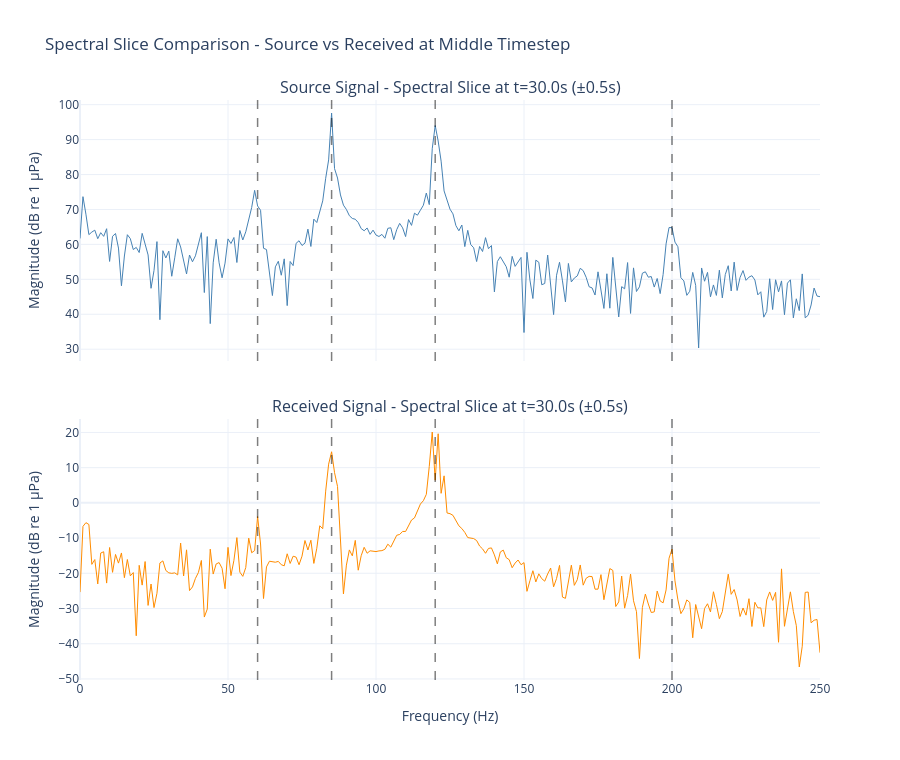

The notebook cell saved with this chart:
### Markdown cell above
## 17. Compare Spectral Slices: Source vs Received

Extract 1-second spectral slices at the middle timestep (t=30s) and compare source and received signal spectra. This reveals propagation effects:

- **Transmission loss**: Reduction in amplitude at all frequencies
- **Frequency-dependent attenuation**: Higher frequencies may be attenuated more
- **Spectral distortion**: Changes in relative tonal amplitudes due to multipath interference

Both spectra use proper FFT scaling (`2.0/N` factor) for amplitude in dB re 1 µPa.

### Code cell
# Calculate middle timestep
middle_timestep_idx = SIM_PARAMS["num_steps"] // 2
timestep_duration_s = SIM_PARAMS["time_interval"].total_seconds()
middle_time_s = middle_timestep_idx * timestep_duration_s

# Extract 1-second slice around middle time
slice_duration_s = 1.0
slice_half_duration_s = slice_duration_s / 2
slice_start_time_s = middle_time_s - slice_half_duration_s
slice_end_time_s = middle_time_s + slice_half_duration_s

slice_start_sample = int(slice_start_time_s * SIGNAL_PARAMS["sampling_rate_hz"])
slice_end_sample = int(slice_end_time_s * SIGNAL_PARAMS["sampling_rate_hz"])

source_slice = source_signal[slice_start_sample:slice_end_sample]
received_slice = continuous_signal[slice_start_sample:slice_end_sample]

# Compute FFT with correct scaling
source_slice_real = np.real(source_slice)
received_slice_real = np.real(received_slice)

freq_spectrum_source_slice = np.fft.rfft(source_slice_real)
freq_spectrum_received_slice = np.fft.rfft(received_slice_real)
freq_axis_slice = np.fft.rfftfreq(len(source_slice_real), 1 / SIGNAL_PARAMS["sampling_rate_hz"])

N_slice = len(source_slice_real)
spectrum_amplitude_source_slice = np.abs(freq_spectrum_source_slice) * (2.0 / N_slice)
spectrum_amplitude_received_slice = np.abs(freq_spectrum_received_slice) * (2.0 / N_slice)

spectrum_magnitude_db_source_slice = 20 * np.log10(spectrum_amplitude_source_slice + 1e-10)
spectrum_magnitude_db_received_slice = 20 * np.log10(spectrum_amplitude_received_slice + 1e-10)

fig_slice_compare = make_subplots(
    rows=2,
    cols=1,
    shared_xaxes=True,
    vertical_spacing=0.10,
    subplot_titles=(
        f"Source Signal - Spectral Slice at t={middle_time_s:.1f}s (±{slice_half_duration_s}s)",
        f"Received Signal - Spectral Slice at t={middle_time_s:.1f}s (±{slice_half_duration_s}s)",
    ),
)

# Source slice
fig_slice_compare.add_trace(
    go.Scatter(
        x=freq_axis_slice,
        y=spectrum_magnitude_db_source_slice,
        mode="lines",
        line=dict(width=1, color="steelblue"),
        showlegend=False,
    ),
    row=1,
    col=1,
)
fig_slice_compare.update_yaxes(title_text="Magnitude (dB re 1 µPa)", row=1, col=1)
fig_slice_compare.update_xaxes(range=[0, 250], row=1, col=1)
for freq in TARGET_PARAMS["frequencies_hz"]:
    fig_slice_compare.add_vline(
        x=float(freq),
        line_color="black",
        line_dash="dash",
        opacity=0.5,
        line_width=1.5,
        row=1,
        col=1,
    )

# Received slice
fig_slice_compare.add_trace(
    go.Scatter(
        x=freq_axis_slice,
        y=spectrum_magnitude_db_received_slice,
        mode="lines",
        line=dict(width=1, color="darkorange"),
        showlegend=False,
    ),
    row=2,
    col=1,
)
fig_slice_compare.update_yaxes(title_text="Magnitude (dB re 1 µPa)", row=2, col=1)
fig_slice_compare.update_xaxes(title_text="Frequency (Hz)", range=[0, 250], row=2, col=1)
for freq in TARGET_PARAMS["frequencies_hz"]:
    fig_slice_compare.add_vline(
        x=float(freq),
        line_color="black",
        line_dash="dash",
        opacity=0.5,
        line_width=1.5,
        row=2,
        col=1,
    )

fig_slice_compare.update_layout(
    title="Spectral Slice Comparison - Source vs Received at Middle Timestep",
    template="plotly_white",
    height=760,
    width=900,
)
fig_slice_compare.show()

### Figure 1 — Plotly figure (JSON) as saved in the notebook; plotly's stock layout.template omitted (floating-point values rounded to 4 significant figures; data arrays with more than 128 entries replaced by an {"elided": "..."} marker saying what was removed)
{"data": [{"line": {"color": "steelblue", "width": 1}, "mode": "lines", "showlegend": false, "type": "scatter", "x": {"elided": "251 float values"}, "xaxis": "x", "y": {"elided": "251 float values"}, "yaxis": "y"}, {"line": {"color": "darkorange", "width": 1}, "mode": "lines", "showlegend": false, "type": "scatter", "x": {"elided": "251 float values"}, "xaxis": "x2", "y": {"elided": "251 float values"}, "yaxis": "y2"}], "layout": {"annotations": [{"font": {"size": 16}, "showarrow": false, "text": "Source Signal - Spectral Slice at t=30.0s (±0.5s)", "x": 0.5, "xanchor": "center", "xref": "paper", "y": 1, "yanchor": "bottom", "yref": "paper"}, {"font": {"size": 16}, "showarrow": false, "text": "Received Signal - Spectral Slice at t=30.0s (±0.5s)", "x": 0.5, "xanchor": "center", "xref": "paper", "y": 0.45, "yanchor": "bottom", "yref": "paper"}], "height": 760, "shapes": [{"line": {"color": "black", "dash": "dash", "width": 1.5}, "opacity": 0.5, "type": "line", "x0": 60, "x1": 60, "xref": "x", "y0": 0, "y1": 1, "yref": "y domain"}, {"line": {"color": "black", "dash": "dash", "width": 1.5}, "opacity": 0.5, "type": "line", "x0": 85, "x1": 85, "xref": "x", "y0": 0, "y1": 1, "yref": "y domain"}, {"line": {"color": "black", "dash": "dash", "width": 1.5}, "opacity": 0.5, "type": "line", "x0": 120, "x1": 120, "xref": "x", "y0": 0, "y1": 1, "yref": "y domain"}, {"line": {"color": "black", "dash": "dash", "width": 1.5}, "opacity": 0.5, "type": "line", "x0": 200, "x1": 200, "xref": "x", "y0": 0, "y1": 1, "yref": "y domain"}, {"line": {"color": "black", "dash": "dash", "width": 1.5}, "opacity": 0.5, "type": "line", "x0": 60, "x1": 60, "xref": "x2", "y0": 0, "y1": 1, "yref": "y2 domain"}, {"line": {"color": "black", "dash": "dash", "width": 1.5}, "opacity": 0.5, "type": "line", "x0": 85, "x1": 85, "xref": "x2", "y0": 0, "y1": 1, "yref": "y2 domain"}, {"line": {"color": "black", "dash": "dash", "width": 1.5}, "opacity": 0.5, "type": "line", "x0": 120, "x1": 120, "xref": "x2", "y0": 0, "y1": 1, "yref": "y2 domain"}, {"line": {"color": "black", "dash": "dash", "width": 1.5}, "opacity": 0.5, "type": "line", "x0": 200, "x1": 200, "xref": "x2", "y0": 0, "y1": 1, "yref": "y2 domain"}], "title": {"text": "Spectral Slice Comparison - Source vs Received at Middle Timestep"}, "width": 900, "xaxis": {"anchor": "y", "domain": [0, 1], "matches": "x2", "range": [0, 250], "showticklabels": false}, "xaxis2": {"anchor": "y2", "domain": [0, 1], "range": [0, 250], "title": {"text": "Frequency (Hz)"}}, "yaxis": {"anchor": "x", "domain": [0.55, 1], "title": {"text": "Magnitude (dB re 1 µPa)"}}, "yaxis2": {"anchor": "x2", "domain": [0, 0.45], "title": {"text": "Magnitude (dB re 1 µPa)"}}}}
